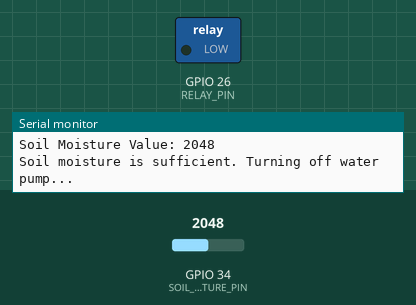
Recording of a sketch running on a simulated ESP32. Shown: switched loads named in the sketch (green lamp = pin HIGH), the last lines printed to the serial monitor. Inputs (shaded band) come from the test bench; at power-on: GPIO 34 (SOIL_MOISTURE_PIN) = 2048.

Above: at 2.8 s.
2.9 s: GPIO 34 (SOIL_MOISTURE_PIN) set to 547
5.6 s: GPIO 34 (SOIL_MOISTURE_PIN) set to 452
At 7.0 s:
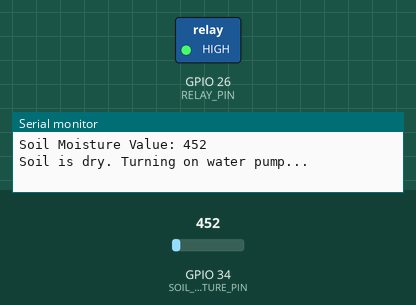
8.3 s: GPIO 34 (SOIL_MOISTURE_PIN) set to 540
At 11.2 s:
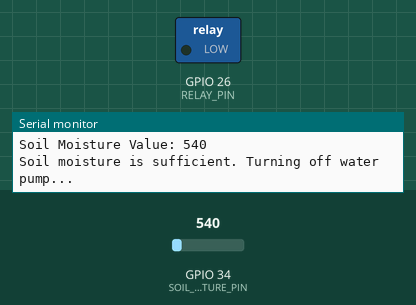
11.5 s: GPIO 34 (SOIL_MOISTURE_PIN) set to 491
At 12.9 s:
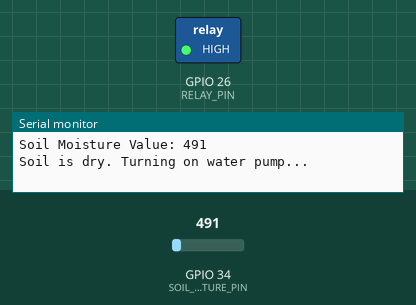
Timing chart, 0 to 14.5 s (numbered marks = the images above; inputs shaded):
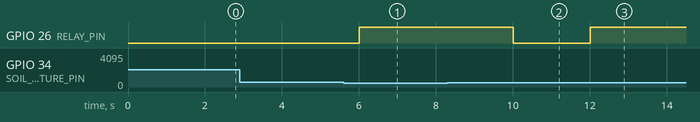

Measured:
- the behaviour switches between 500 and 499 on GPIO 34 (SOIL_MOISTURE_PIN) (found by bisection; images 0 and 1)
- after the input at 5.6 s, GPIO 26 (RELAY_PIN): LOW → HIGH after 0.41 s
- after the input at 8.3 s, GPIO 26 (RELAY_PIN): HIGH → LOW after 1.7 s
- after the input at 11.5 s, GPIO 26 (RELAY_PIN): LOW → HIGH after 0.51 s

The sketch:

soil_moisture.ino
```cpp
// Libraries
#include <WiFi.h>         //
#include <Wire.h>         //
#include <Adafruit_Sensor.h>


// Pin Definitions
#define SOIL_MOISTURE_PIN 34   // Analog pin for soil moisture sensor
#define RELAY_PIN 26           // Digital pin for relay control
#define SOIL_MOISTURE_THRESHOLD 500 // Adjust threshold as needed

// Variables
int soilMoistureValue = 0;

void setup() {
  // Initialize Serial Monitor
  Serial.begin(115200);

  // Configure GPIOs
  pinMode(SOIL_MOISTURE_PIN, INPUT);
  pinMode(RELAY_PIN, OUTPUT);
  digitalWrite(RELAY_PIN, LOW); // Ensure relay is off at start

  Serial.println("Automated Greenhouse System Initialized");
}

void loop() {
  // Read soil moisture value
  soilMoistureValue = analogRead(SOIL_MOISTURE_PIN);

  // Print soil moisture value to Serial Monitor
  Serial.print("Soil Moisture Value: ");
  Serial.println(soilMoistureValue);

  // Check if soil moisture is below the threshold
  if (soilMoistureValue < SOIL_MOISTURE_THRESHOLD) {
    Serial.println("Soil is dry. Turning on water pump...");
    digitalWrite(RELAY_PIN, HIGH); // Turn on relay (water pump)
  } else {
    Serial.println("Soil moisture is sufficient. Turning off water pump...");
    digitalWrite(RELAY_PIN, LOW); // Turn off relay
  }

  // Delay to avoid rapid toggling
  delay(2000);
}
```
